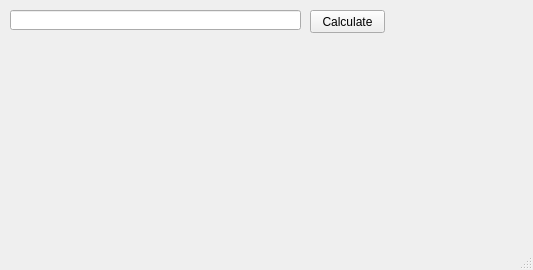
<?xml version="1.0" encoding="UTF-8"?>
<ui version="4.0">
 <class>Lab4</class>
 <widget class="QMainWindow" name="Lab4">
  <property name="geometry">
   <rect>
    <x>0</x>
    <y>0</y>
    <width>533</width>
    <height>270</height>
   </rect>
  </property>
  <property name="windowTitle">
   <string>Lab4</string>
  </property>
  <widget class="QWidget" name="centralwidget">
   <widget class="QPushButton" name="CalculateButton">
    <property name="geometry">
     <rect>
      <x>310</x>
      <y>10</y>
      <width>75</width>
      <height>23</height>
     </rect>
    </property>
    <property name="text">
     <string>Calculate</string>
    </property>
   </widget>
   <widget class="QLabel" name="PostfixExpression">
    <property name="geometry">
     <rect>
      <x>10</x>
      <y>40</y>
      <width>291</width>
      <height>16</height>
     </rect>
    </property>
    <property name="text">
     <string/>
    </property>
   </widget>
   <widget class="QLabel" name="Result">
    <property name="geometry">
     <rect>
      <x>10</x>
      <y>60</y>
      <width>291</width>
      <height>16</height>
     </rect>
    </property>
    <property name="text">
     <string/>
    </property>
   </widget>
   <widget class="QLineEdit" name="ExpressionEdit">
    <property name="geometry">
     <rect>
      <x>10</x>
      <y>10</y>
      <width>291</width>
      <height>20</height>
     </rect>
    </property>
    <property name="inputMask">
     <string/>
    </property>
    <property name="text">
     <string/>
    </property>
   </widget>
  </widget>
  <widget class="QMenuBar" name="menubar">
   <property name="geometry">
    <rect>
     <x>0</x>
     <y>0</y>
     <width>533</width>
     <height>22</height>
    </rect>
   </property>
  </widget>
  <widget class="QStatusBar" name="statusbar"/>
 </widget>
 <resources/>
 <connections/>
</ui>
